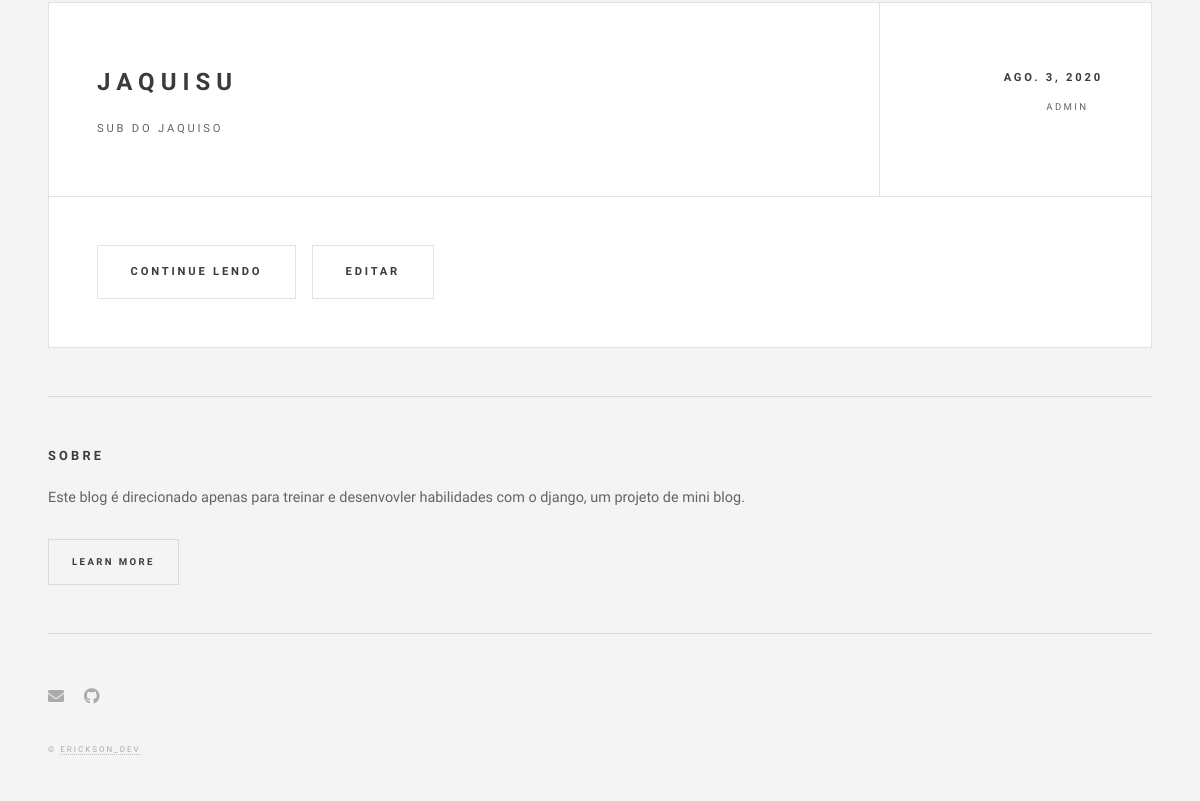
/mypost/ (signed in, lower part), run on an earlier commit of the app's database.
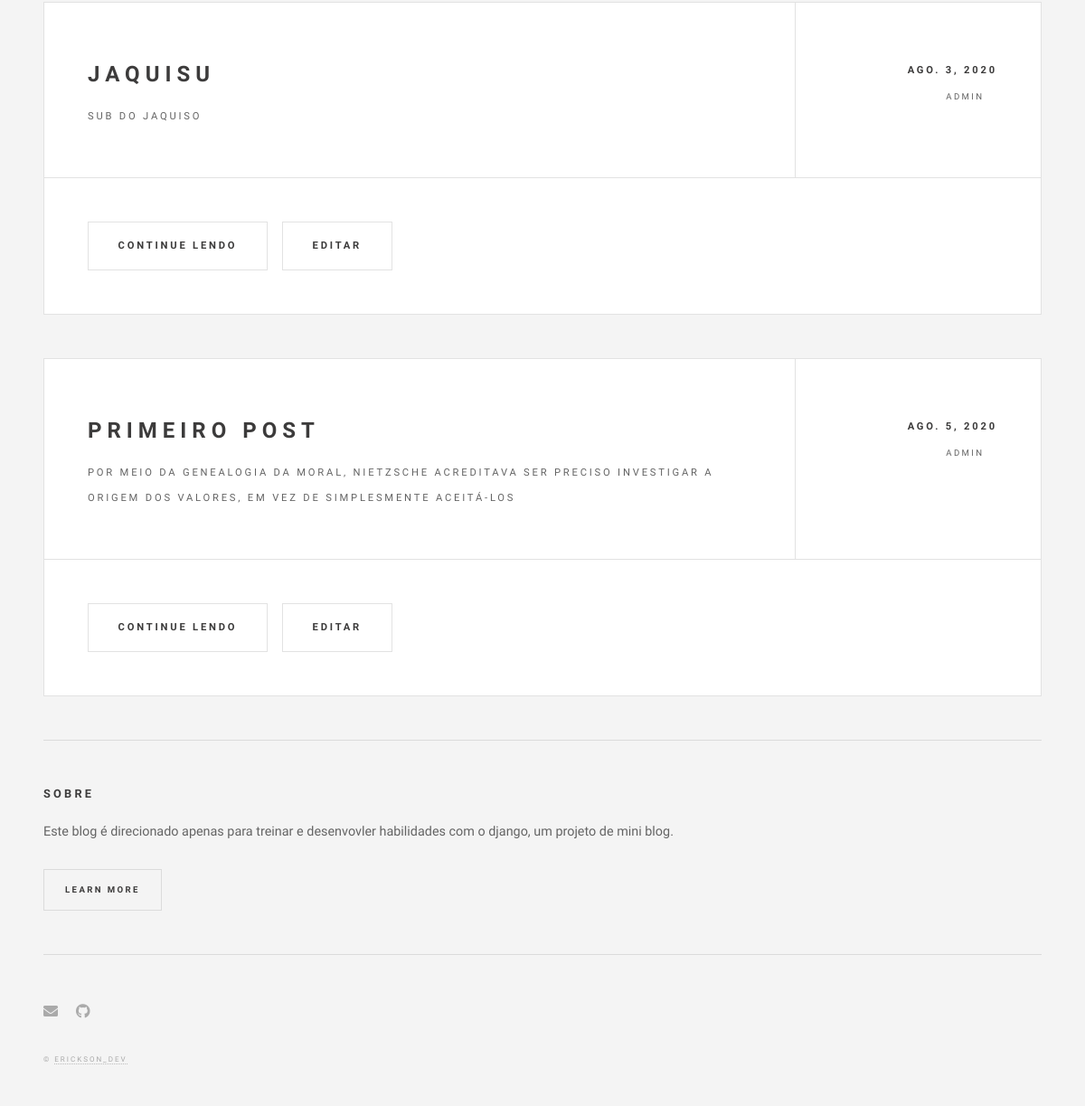
And on a later commit of the database.
### website/models.py (models this page shows, shortened)
class Post(models.Model):
    title = models.CharField(max_length=60)
    sub_title = models.CharField(max_length=255)
    content = models.TextField()
    user = models.ForeignKey(User, on_delete=models.PROTECT)
    date_post = models.DateField(auto_now_add=True)

### website/views.py (the view)
# urls.py: path('mypost/', my_posts, name='mypost'),
@login_required(login_url='/login/')
def my_posts(request):
    posts = Post.objects.filter(user=request.user.id)
    return render(request, 'blog/mypost.html', {'posts': posts})

### templates/blog/mypost.html (shortened to what this page needs)
{% extends 'layout.html' %}
{% block content %}
<div id="main">
	{% for post in posts %}
		<article class="post">
			<header>
				<div class="title">
					<h2><a href="{% url 'single' post.id %}">{{ post.title }}</a></h2>
					<p>{{ post.sub_title }}</p>
				</div>
				<div class="meta">
					<time class="published" datetime="2015-11-01">{{ post.date_post }}</time>
					<a href="#" class="author">{{ post.user }}</a>
				</div>
			</header>
			<footer>
				<ul class="actions">
					<li><a href="{% url 'single' post.id %}" class="button large">Continue lendo</a></li>
					<li><a href="{% url 'edit_post' post.id %}" class="button large">Editar</a></li>
				</ul>
			</footer>
		</article>
	{% endfor %}
</div>
{% endblock %}

What changed in the data, as far as the page shows it:
added Post: title "PRIMEIRO POST", sub_title "POR MEIO DA GENEALOGIA DA MORAL, NIETZSCHE ACREDITAVA SER PRECISO INVESTIGAR A ORIGEM DOS VALORES, EM VEZ DE SIMPLESMENTE ACEITÁ-LOS", date_post "AGO. 5, 2020", user "ADMIN"
